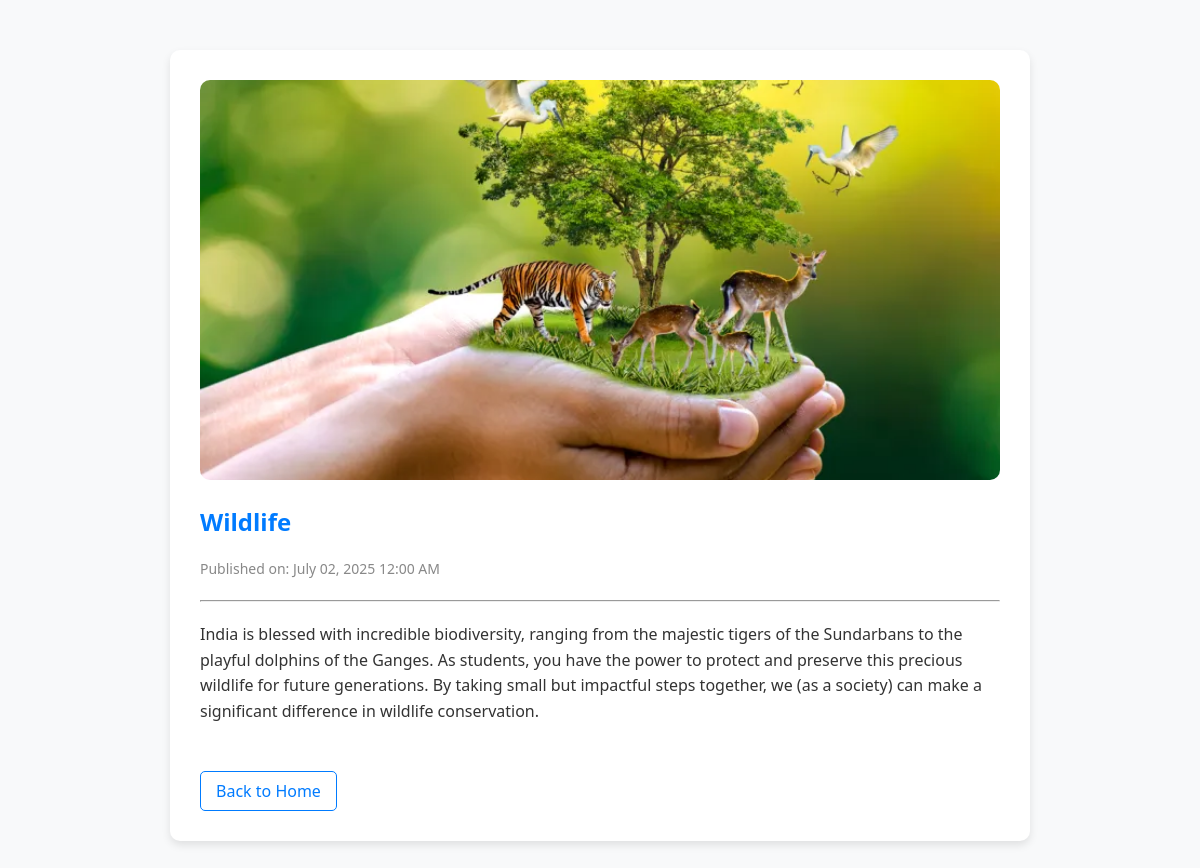
Page /2/ on the committed database.
### blog/models.py (models this page shows, shortened)
class Post(models.Model):
    title = models.CharField(max_length=100)
    public_date = models.DateTimeField()
    image = models.ImageField(upload_to="images")
    body = models.TextField()
    def pub_date(self):
        return self.public_date.strftime("%B %d, %Y %I:%M %p")

### blog/views.py (the view)
# urls.py: path("<int:blog_id>/", views.detail,name="detail"),
def detail(request, blog_id):
    details = get_object_or_404(Post,pk =blog_id)
    return render(request, 'details.html', {'post': details})

### blog/templates/details.html (shortened to what this page needs)
<!DOCTYPE html>
<html lang="en">
<head>
</head>
<body>
<div class="container">
    <img src="{{ post.image.url }}" alt="{{ post.title }}" class="post-image">
    <h2>{{ post.title }}</h2>
    <p class="post-meta">Published on: {{ post.pub_date }}</p>
    <hr>
    <p>{{ post.body }}</p>
    <a href="/" class="back-button">Back to Home</a>
</div>
</body>
</html>

### blog/templates/details.html (style rules this page uses)
body { font-family: 'Segoe UI', Tahoma, Geneva, Verdana, sans-serif; background-color: #f8f9fa; color: #333; margin: 0; padding: 0; }
.container { max-width: 800px; margin: 50px auto; background-color: #ffffff; box-shadow: 0 4px 8px rgba(0,0,0,0.1); border-radius: 10px; padding: 30px; }
h2 { color: #007bff; }
.post-image { width: 100%; height: 400px; object-fit: cover; border-radius: 10px; }
.post-meta { font-size: 14px; color: #888; }
.back-button { display: inline-block; margin-top: 30px; text-decoration: none; color: #007bff; border: 1px solid #007bff; padding: 8px 15px; border-radius: 5px; transition: all 0.3s ease; }
hr { margin: 20px 0; }
p { line-height: 1.6; }

### rows in the picture
Post: image (picture), title "Wildlife", pub_date "July 02, 2025 12:00 AM", body "India is blessed with incredible biodiversity, ranging from the majestic tigers of the Sundarbans to the playful dolphins of the Ganges. As students, you have the power to protect and preserve this precious wildlife for future generations. By taking small but impactful steps together, we (as a society) can make a significant difference in wildlife conservation."
